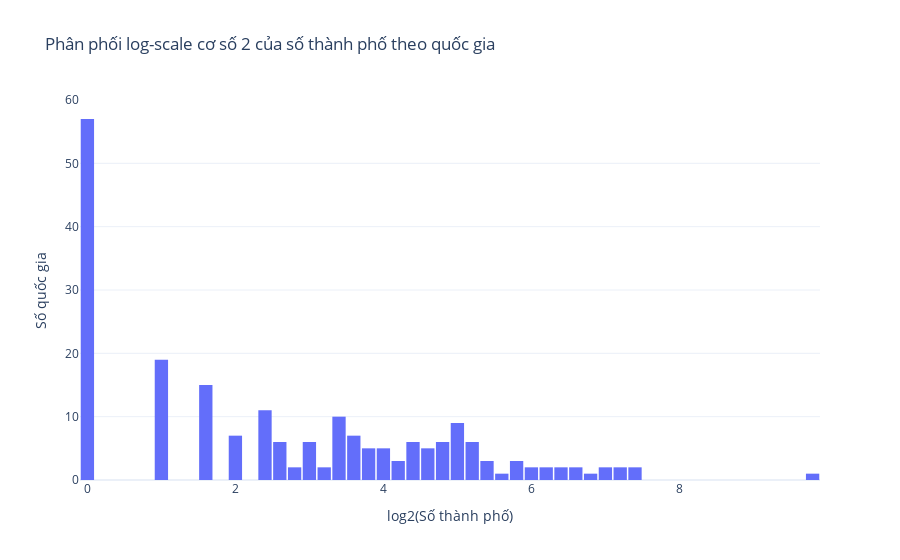

The notebook cell saved with this chart:
### Markdown cell above
#### Phân bổ dữ liệu

### Code cell
city_count = df_processed.groupby("country")["city"].size().reset_index(name="City Count").sort_values(by="City Count")
city_count.T

#Chuyển City Count sang log scale
city_count['Log City Count'] = np.log(city_count['City Count']) / np.log(2)

# Dữ liệu cho histogram
fig = px.histogram(city_count, x='Log City Count', nbins=50, 
                   title="Phân phối log-scale cơ số 2 của số thành phố theo quốc gia",
                   labels={'Log City Count': 'log2(Số thành phố)'}, 
                   opacity=1)

# Giao diện
fig.update_layout(bargap=0.1, 
                  xaxis_title="log2(Số thành phố)", 
                  yaxis_title="Số quốc gia", 
                  template="plotly_white",
                  height=500)
fig.show()

### Figure 1 — Plotly figure (JSON) as saved in the notebook; plotly's stock layout.template omitted (floating-point values rounded to 4 significant figures; data arrays with more than 128 entries replaced by an {"elided": "..."} marker saying what was removed)
{"data": [{"alignmentgroup": "True", "bingroup": "x", "hovertemplate": "log2(Số thành phố)=%{x}<br>count=%{y}<extra></extra>", "legendgroup": "", "marker": {"color": "#636efa", "opacity": 1, "pattern": {"shape": ""}}, "name": "", "nbinsx": 50, "offsetgroup": "", "orientation": "v", "showlegend": false, "type": "histogram", "x": {"elided": "210 float values"}, "xaxis": "x", "yaxis": "y"}], "layout": {"autosize": true, "bargap": 0.1, "barmode": "relative", "legend": {"tracegroupgap": 0}, "title": {"text": "Phân phối log-scale cơ số 2 của số thành phố theo quốc gia"}, "xaxis": {"anchor": "y", "autorange": true, "domain": [0, 1], "range": [-0.1, 9.9], "showspikes": false, "title": {"text": "log2(Số thành phố)"}, "type": "linear"}, "yaxis": {"anchor": "x", "autorange": true, "domain": [0, 1], "range": [0, 60], "showspikes": false, "title": {"text": "Số quốc gia"}}}}
